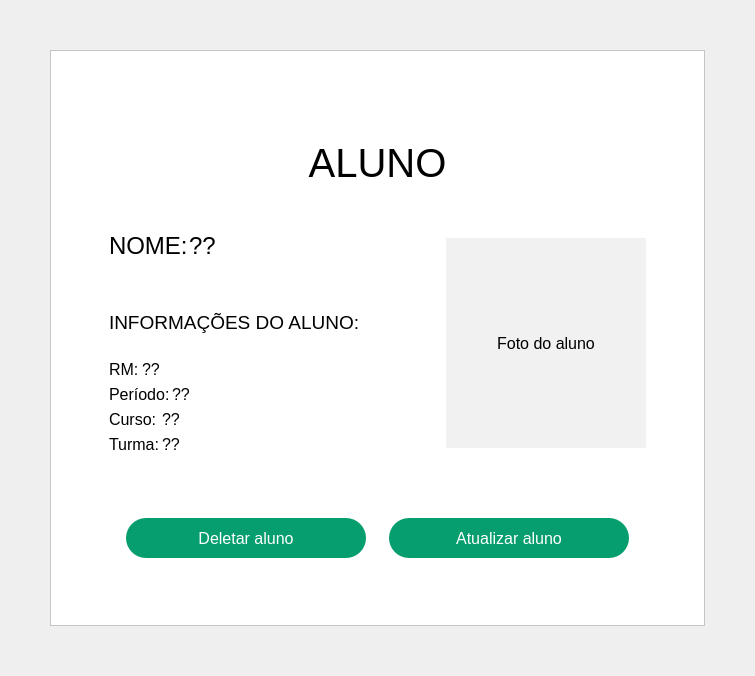
         <widget class="QWidget" name="pg_DadosAluno">
          <layout class="QGridLayout" name="gridLayout_18">
           <property name="leftMargin">
            <number>50</number>
           </property>
           <property name="topMargin">
            <number>50</number>
           </property>
           <property name="rightMargin">
            <number>50</number>
           </property>
           <property name="bottomMargin">
            <number>50</number>
           </property>
           <property name="spacing">
            <number>0</number>
           </property>
           <item row="0" column="0">
            <widget class="QFrame" name="frame_9">
             <property name="styleSheet">
              <string notr="true">background-color: rgb(255, 255, 255);</string>
             </property>
             <property name="frameShape">
              <enum>QFrame::StyledPanel</enum>
             </property>
             <property name="frameShadow">
              <enum>QFrame::Raised</enum>
             </property>
             <layout class="QGridLayout" name="gridLayout_19">
              <item row="0" column="0">
               <widget class="QWidget" name="widget_14" native="true">
                <layout class="QGridLayout" name="gridLayout_20">
                 <property name="leftMargin">
                  <number>40</number>
                 </property>
                 <property name="topMargin">
                  <number>80</number>
                 </property>
                 <property name="rightMargin">
                  <number>40</number>
                 </property>
                 <item row="0" column="0">
                  <widget class="QLabel" name="label_40">
                   <property name="maximumSize">
                    <size>
                     <width>16777215</width>
                     <height>50</height>
                    </size>
                   </property>
                   <property name="font">
                    <font>
                     <family>Arial</family>
                     <pointsize>30</pointsize>
                    </font>
                   </property>
                   <property name="text">
                    <string>ALUNO</string>
                   </property>
                   <property name="alignment">
                    <set>Qt::AlignCenter</set>
                   </property>
                  </widget>
                 </item>
                 <item row="3" column="0">
                  <widget class="QWidget" name="widget_18" native="true">
                   <property name="layoutDirection">
                    <enum>Qt::LeftToRight</enum>
                   </property>
                   <layout class="QHBoxLayout" name="horizontalLayout_28">
                    <item>
                     <widget class="QPushButton" name="btnDeletarAluno_PgAtualizar_2">
                      <property name="minimumSize">
                       <size>
                        <width>240</width>
                        <height>40</height>
                       </size>
                      </property>
                      <property name="maximumSize">
                       <size>
                        <width>240</width>
                        <height>16777215</height>
                       </size>
                      </property>
                      <property name="font">
                       <font>
                        <family>Arial</family>
                        <pointsize>12</pointsize>
                       </font>
                      </property>
                      <property name="styleSheet">
                       <string notr="true">QPushButton{
	background-color:#069E6E;
	color:#ffffff;
	border-radius:20px;
}

QPushButton:hover{
	background-color:#047b55;
}

QPushButton:pressed{
	background-color: rgb(2, 45, 29);
}

QPushButton:checked{
	background-color:  rgb(2, 45, 29);
}

</string>
                      </property>
                      <property name="text">
                       <string>Deletar aluno</string>
                      </property>
                      <property name="icon">
                       <iconset resource="../imagens/imagens_usadas.qrc">
                        <normaloff>:/imagens/imgBtnDeletar.png</normaloff>:/imagens/imgBtnDeletar.png</iconset>
                      </property>
                      <property name="iconSize">
                       <size>
                        <width>30</width>
                        <height>30</height>
                       </size>
                      </property>
                     </widget>
                    </item>
                    <item>
                     <widget class="QPushButton" name="btnAtualizarAluno_PgAtualizar_2">
                      <property name="minimumSize">
                       <size>
                        <width>240</width>
                        <height>40</height>
                       </size>
                      </property>
                      <property name="maximumSize">
                       <size>
                        <width>240</width>
                        <height>16777215</height>
                       </size>
                      </property>
                      <property name="font">
                       <font>
                        <family>Arial</family>
                        <pointsize>12</pointsize>
                       </font>
                      </property>
                      <property name="styleSheet">
                       <string notr="true">QPushButton{
	background-color:#069E6E;
	color:#ffffff;
	border-radius:20px;
}

QPushButton:hover{
	background-color:#047b55;
}

QPushButton:pressed{
	background-color: rgb(2, 45, 29);
}

QPushButton:checked{
	background-color:  rgb(2, 45, 29);
}

</string>
                      </property>
                      <property name="text">
                       <string>Atualizar aluno</string>
                      </property>
                      <property name="icon">
                       <iconset resource="../imagens/imagens_usadas.qrc">
                        <normaloff>:/imagens/imgBtnAtualizar.png</normaloff>:/imagens/imgBtnAtualizar.png</iconset>
                      </property>
                      <property name="iconSize">
                       <size>
                        <width>36</width>
                        <height>36</height>
                       </size>
                      </property>
                     </widget>
                    </item>
                   </layout>
                  </widget>
                 </item>
                 <item row="1" column="0">
                  <widget class="QWidget" name="widget_19" native="true">
                   <layout class="QHBoxLayout" name="horizontalLayout_27">
                    <property name="topMargin">
                     <number>40</number>
                    </property>
                    <item>
                     <layout class="QVBoxLayout" name="verticalLayout_21">
                      <item>
                       <layout class="QHBoxLayout" name="horizontalLayout_17">
                        <property name="spacing">
                         <number>0</number>
                        </property>
                        <property name="bottomMargin">
                         <number>45</number>
                        </property>
                        <item>
                         <widget class="QLabel" name="label_43">
                          <property name="maximumSize">
                           <size>
                            <width>80</width>
                            <height>16777215</height>
                           </size>
                          </property>
                          <property name="font">
                           <font>
                            <family>Arial</family>
                            <pointsize>18</pointsize>
                           </font>
                          </property>
                          <property name="text">
                           <string>NOME:</string>
                          </property>
                         </widget>
                        </item>
                        <item>
                         <widget class="QLabel" name="lbl_Nome_PgDadosAluno">
                          <property name="font">
                           <font>
                            <family>Arial</family>
                            <pointsize>18</pointsize>
                           </font>
                          </property>
                          <property name="text">
                           <string>??</string>
                          </property>
                         </widget>
                        </item>
                       </layout>
                      </item>
                      <item>
                       <widget class="QLabel" name="label_47">
                        <property name="font">
                         <font>
                          <family>Arial</family>
                          <pointsize>14</pointsize>
                         </font>
                        </property>
                        <property name="text">
                         <string>INFORMAÇÕES DO ALUNO:</string>
                        </property>
                       </widget>
                      </item>
                      <item>
                       <layout class="QHBoxLayout" name="horizontalLayout_18">
                        <property name="spacing">
                         <number>3</number>
                        </property>
                        <property name="topMargin">
                         <number>20</number>
                        </property>
                        <item>
                         <widget class="QLabel" name="label_44">
                          <property name="maximumSize">
                           <size>
                            <width>30</width>
                            <height>16777215</height>
                           </size>
                          </property>
                          <property name="font">
                           <font>
                            <family>Arial</family>
                            <pointsize>12</pointsize>
                           </font>
                          </property>
                          <property name="text">
                           <string>RM:</string>
                          </property>
                         </widget>
                        </item>
                        <item>
                         <widget class="QLabel" name="lbl_Rm_PgDadosAluno">
                          <property name="font">
                           <font>
                            <family>Arial</family>
                            <pointsize>12</pointsize>
                           </font>
                          </property>
                          <property name="text">
                           <string>??</string>
                          </property>
                         </widget>
                        </item>
                       </layout>
                      </item>
                      <item>
                       <layout class="QHBoxLayout" name="horizontalLayout_24">
                        <property name="spacing">
                         <number>3</number>
                        </property>
                        <item>
                         <widget class="QLabel" name="label_45">
                          <property name="maximumSize">
                           <size>
                            <width>60</width>
                            <height>16777215</height>
                           </size>
                          </property>
                          <property name="font">
                           <font>
                            <family>Arial</family>
                            <pointsize>12</pointsize>
                           </font>
                          </property>
                          <property name="text">
                           <string>Período:</string>
                          </property>
                         </widget>
                        </item>
                        <item>
                         <widget class="QLabel" name="lbl_Periodo_PgDadosAluno">
                          <property name="font">
                           <font>
                            <family>Arial</family>
                            <pointsize>12</pointsize>
                           </font>
                          </property>
                          <property name="text">
                           <string>??</string>
                          </property>
                         </widget>
                        </item>
                       </layout>
                      </item>
                      <item>
                       <layout class="QHBoxLayout" name="horizontalLayout_25">
                        <property name="spacing">
                         <number>3</number>
                        </property>
                        <item>
                         <widget class="QLabel" name="label_41">
                          <property name="maximumSize">
                           <size>
                            <width>50</width>
                            <height>16777215</height>
                           </size>
                          </property>
                          <property name="font">
                           <font>
                            <family>Arial</family>
                            <pointsize>12</pointsize>
                           </font>
                          </property>
                          <property name="text">
                           <string>Curso:</string>
                          </property>
                         </widget>
                        </item>
                        <item>
                         <widget class="QLabel" name="lbl_NomeCurso_PgDadosAluno">
                          <property name="font">
                           <font>
                            <family>Arial</family>
                            <pointsize>12</pointsize>
                           </font>
                          </property>
                          <property name="text">
                           <string>??</string>
                          </property>
                         </widget>
                        </item>
                       </layout>
                      </item>
                      <item>
                       <layout class="QHBoxLayout" name="horizontalLayout_26">
                        <property name="spacing">
                         <number>3</number>
                        </property>
                        <item>
                         <widget class="QLabel" name="label_42">
                          <property name="maximumSize">
                           <size>
                            <width>50</width>
                            <height>16777215</height>
                           </size>
                          </property>
                          <property name="font">
                           <font>
                            <family>Arial</family>
                            <pointsize>12</pointsize>
                           </font>
                          </property>
                          <property name="text">
                           <string>Turma:</string>
                          </property>
                         </widget>
                        </item>
                        <item>
                         <widget class="QLabel" name="lbl_Turma_PgDadosAluno">
                          <property name="font">
                           <font>
                            <family>Arial</family>
                            <pointsize>12</pointsize>
                           </font>
                          </property>
                          <property name="text">
                           <string>??</string>
                          </property>
                         </widget>
                        </item>
                       </layout>
                      </item>
                     </layout>
                    </item>
                    <item>
                     <spacer name="horizontalSpacer_28">
                      <property name="orientation">
                       <enum>Qt::Horizontal</enum>
                      </property>
                      <property name="sizeHint" stdset="0">
                       <size>
                        <width>40</width>
                        <height>20</height>
                       </size>
                      </property>
                     </spacer>
                    </item>
                    <item>
                     <spacer name="horizontalSpacer_27">
                      <property name="orientation">
                       <enum>Qt::Horizontal</enum>
                      </property>
                      <property name="sizeHint" stdset="0">
                       <size>
                        <width>40</width>
                        <height>20</height>
                       </size>
                      </property>
                     </spacer>
                    </item>
                    <item>
                     <widget class="QLabel" name="lbl_ImgAluno_PgDadosAluno">
                      <property name="minimumSize">
                       <size>
                        <width>200</width>
                        <height>210</height>
                       </size>
                      </property>
                      <property name="maximumSize">
                       <size>
                        <width>200</width>
                        <height>210</height>
                       </size>
                      </property>
                      <property name="font">
                       <font>
                        <family>Arial</family>
                        <pointsize>12</pointsize>
                       </font>
                      </property>
                      <property name="styleSheet">
                       <string notr="true">background-color: rgb(241, 241, 241);</string>
                      </property>
                      <property name="text">
                       <string>Foto do aluno</string>
                      </property>
                      <property name="alignment">
                       <set>Qt::AlignCenter</set>
                      </property>
                     </widget>
                    </item>
                   </layout>
                  </widget>
                 </item>
                 <item row="2" column="0">
                  <spacer name="verticalSpacer_28">
                   <property name="orientation">
                    <enum>Qt::Vertical</enum>
                   </property>
                   <property name="sizeHint" stdset="0">
                    <size>
                     <width>20</width>
                     <height>40</height>
                    </size>
                   </property>
                  </spacer>
                 </item>
                 <item row="4" column="0">
                  <spacer name="verticalSpacer_29">
                   <property name="orientation">
                    <enum>Qt::Vertical</enum>
                   </property>
                   <property name="sizeHint" stdset="0">
                    <size>
                     <width>20</width>
                     <height>40</height>
                    </size>
                   </property>
                  </spacer>
                 </item>
                </layout>
                <zorder>widget_18</zorder>
                <zorder>widget_19</zorder>
                <zorder>label_40</zorder>
                <zorder>verticalSpacer_28</zorder>
                <zorder>verticalSpacer_29</zorder>
               </widget>
              </item>
             </layout>
            </widget>
           </item>
          </layout>
         </widget>
